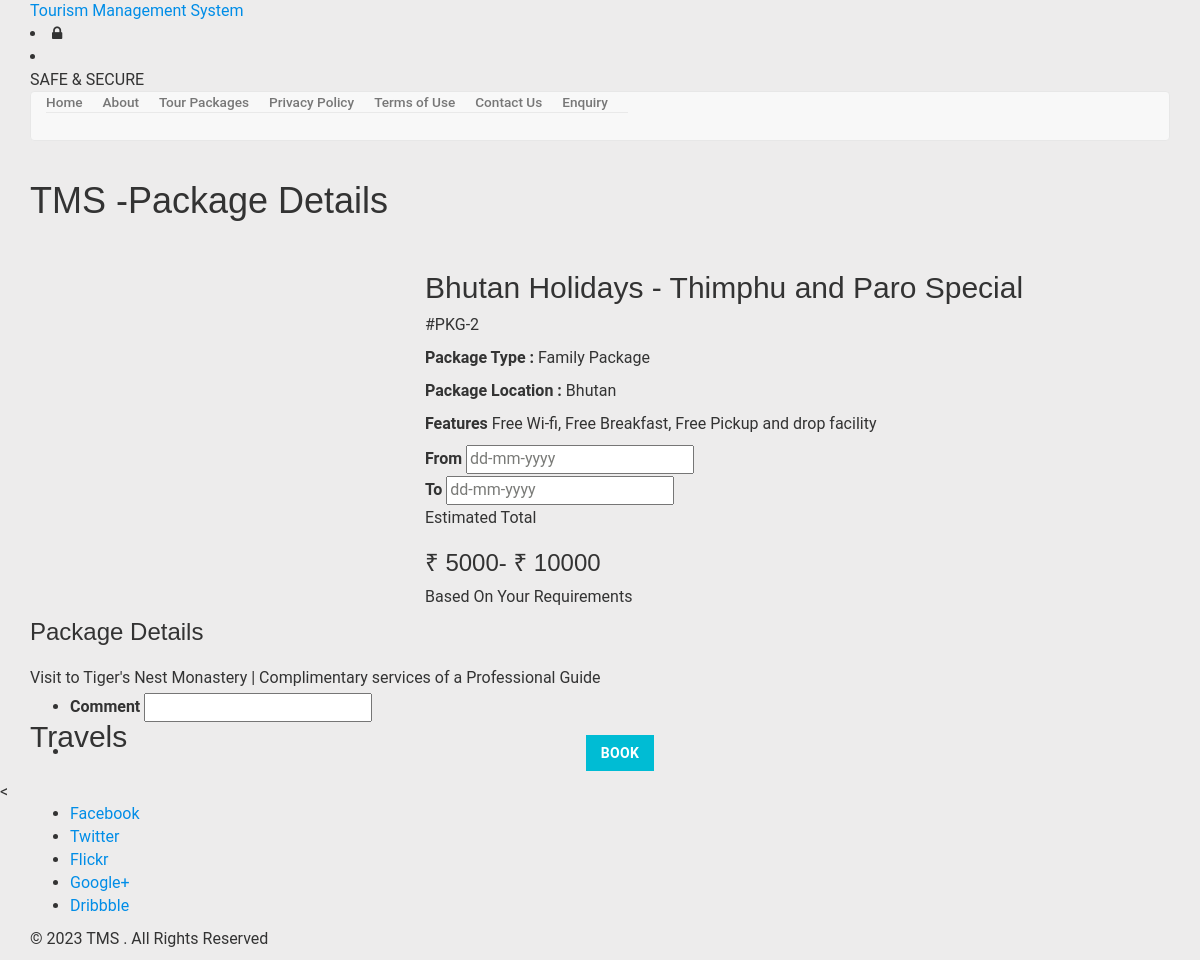
Screenshot of /package-details.php?pkgid=2 with the database file from the repository.
### tables this page shows
CREATE TABLE `tbltourpackages` (
  `PackageId` int(11) NOT NULL,
  `PackageName` varchar(200) DEFAULT NULL,
  `PackageType` varchar(150) DEFAULT NULL,
  `PackageLocation` varchar(100) DEFAULT NULL,
  `PackagePrice` varchar(1000) DEFAULT NULL,
  `PackageFetures` varchar(255) DEFAULT NULL,
  `PackageDetails` mediumtext DEFAULT NULL,
  `PackageImage` varchar(100) DEFAULT NULL,
  `Creationdate` timestamp NULL DEFAULT current_timestamp(),
  `UpdationDate` timestamp NULL DEFAULT NULL ON UPDATE current_timestamp()
);

### package-details.php (the view, shortened to what this page needs)
<?php
include('includes/config.php');
?>
<!DOCTYPE HTML>
<html>
<head>
<link href="css/bootstrap.css" rel='stylesheet' type='text/css' />
<link href="css/style.css" rel='stylesheet' type='text/css' />
<link href="css/font-awesome.css" rel="stylesheet">
<link href="css/animate.css" rel="stylesheet" type="text/css" media="all">
<link rel="stylesheet" href="css/jquery-ui.css" />
</head>
<body>
<?php include('includes/header.php');?>
<div class="banner-3">
	<div class="container">
		<h1 class="wow zoomIn animated animated" data-wow-delay=".5s" style="visibility: visible; animation-delay: 0.5s; animation-name: zoomIn;"> TMS -Package Details</h1>
	</div>
</div>
<div class="selectroom">
	<div class="container">
<?php
$pid=intval($_GET['pkgid']);
$sql = "SELECT * from tbltourpackages where PackageId=:pid";
$query = $dbh->prepare($sql);
$query -> bindParam(':pid', $pid, PDO::PARAM_STR);
$query->execute();
$results=$query->fetchAll(PDO::FETCH_OBJ);
if($query->rowCount() > 0)
{
foreach($results as $result)
{	?>
<form name="book" method="post">
		<div class="selectroom_top">
			<div class="col-md-4 selectroom_left wow fadeInLeft animated" data-wow-delay=".5s">
			</div>
			<div class="col-md-8 selectroom_right wow fadeInRight animated" data-wow-delay=".5s">
				<h2><?php echo htmlentities($result->PackageName);?></h2>
				<p class="dow">#PKG-<?php echo htmlentities($result->PackageId);?></p>
				<p><b>Package Type :</b> <?php echo htmlentities($result->PackageType);?></p>
				<p><b>Package Location :</b> <?php echo htmlentities($result->PackageLocation);?></p>
					<p><b>Features</b> <?php echo htmlentities($result->PackageFetures);?></p>
					<div class="ban-bottom">
				<div class="bnr-right">
				<label class="inputLabel">From</label>
				<input class="date" id="datepicker" type="text" placeholder="dd-mm-yyyy"  name="fromdate" required="">
			</div>
			<div class="bnr-right">
				<label class="inputLabel">To</label>
				<input class="date" id="datepicker1" type="text" placeholder="dd-mm-yyyy" name="todate" required="">
			</div>
			</div>
				<div class="grand">
					<p>Estimated Total</p>
					<h3>₹ 5000- ₹ 10000</h3>
					<p>Based On Your Requirements</p>
				</div>
			</div>
		<h3>Package Details</h3>
				<p style="padding-top: 1%"><?php echo htmlentities($result->PackageDetails);?> </p>
		</div>
		<div class="selectroom_top">
			<h2>Travels</h2>
			<div class="selectroom-info animated wow fadeInUp animated" data-wow-duration="1200ms" data-wow-delay="500ms" style="visibility: visible; animation-duration: 1200ms; animation-delay: 500ms; animation-name: fadeInUp; margin-top: -70px">
				<ul>
					<li class="spe">
						<label class="inputLabel">Comment</label>
						<input class="special" type="text" name="comment" required="">
					</li>
					<?php if($_SESSION['login'])
					{?>
						<li class="spe" align="center">
					<button type="submit" name="submit2" class="btn-primary btn">Book</button>
						</li>
						<?php } else {?>
							<li class="sigi" align="center" style="margin-top: 1%">
							<a href="#" data-toggle="modal" data-target="#myModal4" class="btn-primary btn" > Book</a></li>
							<?php } ?>
				</ul>
			</div>
		</div>
		</form>
<?php }} ?>
	</div>
</div>
<
<?php include('includes/footer.php');?>
</body>
</html>

### rows the page displays
tbltourpackages: PackageName "Bhutan Holidays - Thimphu and Paro Special", PackageId "2", PackageType "Family Package", PackageLocation "Bhutan", PackageFetures "Free Wi-fi, Free Breakfast, Free Pickup and drop facility", PackageDetails "Visit to Tiger's Nest Monastery | Complimentary services of a Professional Guide"
